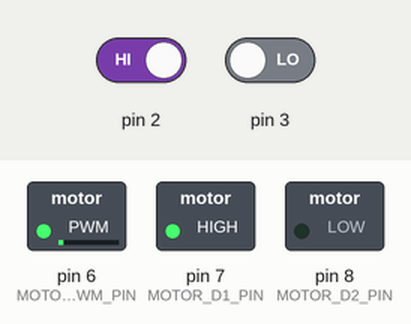
This sketch was run on a simulated Arduino Uno, built with avr-gcc and run on an emulated ATmega328P. Parts: switched loads named in the sketch (green lamp = pin HIGH). The test bench sets the inputs (shaded band); at power-on: pin 2 HIGH, pin 3 LOW. What the sketch prints to the serial monitor is not drawn.

Above: at 1.2 s.
1.3 s: pin 2 driven LOW and pin 3 driven HIGH
Timing chart, 0 to 4.3 s (numbered marks = the images above; inputs shaded):
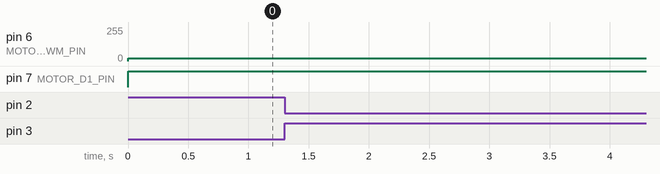

The sketch:

assignment_3_wk10.ino
```cpp
// Connect encoder channel Band Detect the direction of motor rotation.

#define MOTOR_D1_PIN 7
#define MOTOR_D2_PIN 8
#define MOTOR_PWM_PIN 6

int count = 0, detector=6, speedo=-20;

void speedMotor(int sped)
{
  if(sped>=0)    // CW
  {
    digitalWrite(MOTOR_D1_PIN,LOW);
    digitalWrite(MOTOR_D2_PIN,HIGH);
    analogWrite(MOTOR_PWM_PIN,sped);
    Serial.print("CW : ");
  }
  else if(sped<0) // CCW
  {
    digitalWrite(MOTOR_D1_PIN,HIGH);
    digitalWrite(MOTOR_D2_PIN,LOW);
    analogWrite(MOTOR_PWM_PIN,sped/-1);
    Serial.print("CCW : ");
  }
}

void CW()
{
  if(detector == 6)
  {
    count++;
  }
}
void CCW()
{
  if(detector == 4)
  {
    count--;
  }
}

void setup()
{
  pinMode(MOTOR_D1_PIN,OUTPUT);
  pinMode(MOTOR_D2_PIN,OUTPUT);
  pinMode(MOTOR_PWM_PIN,OUTPUT);

  if(speedo<0)
  {
    detector=4;
  }

  pinMode(2, INPUT_PULLUP);
  Serial.begin(9600);
  attachInterrupt(digitalPinToInterrupt(2),CW, RISING);
  attachInterrupt(digitalPinToInterrupt(3),CCW, RISING);

  digitalWrite(MOTOR_D1_PIN,LOW);
  digitalWrite(MOTOR_D2_PIN,HIGH);
  analogWrite(MOTOR_PWM_PIN,255);
}

void loop()
{
  speedMotor(speedo);
  Serial.println(count);
}
```

Measured:
- after the input at 1.3 s, every drawn part: stays the same
